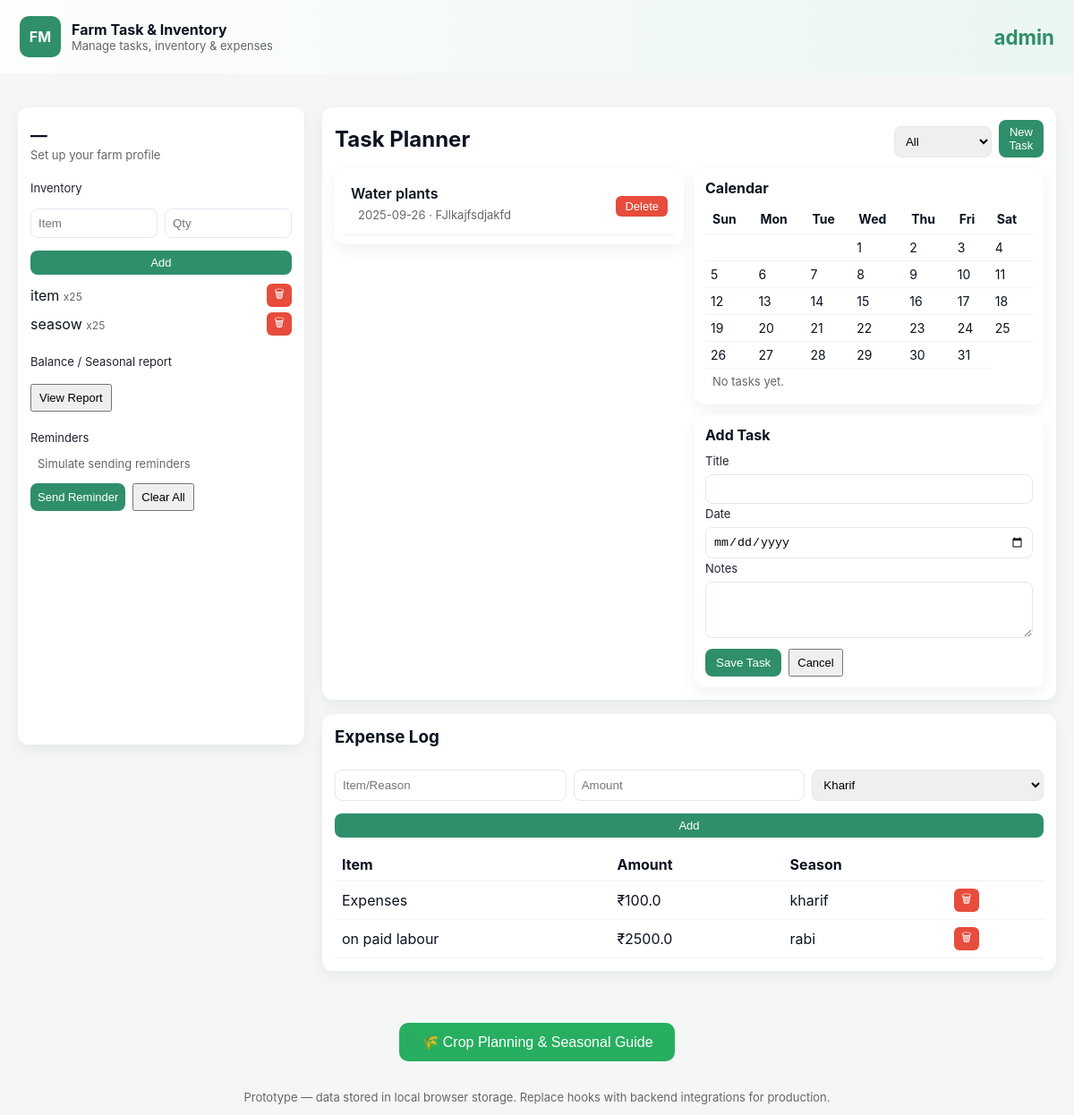
Page /dashboard (signed in) on the earlier database version.
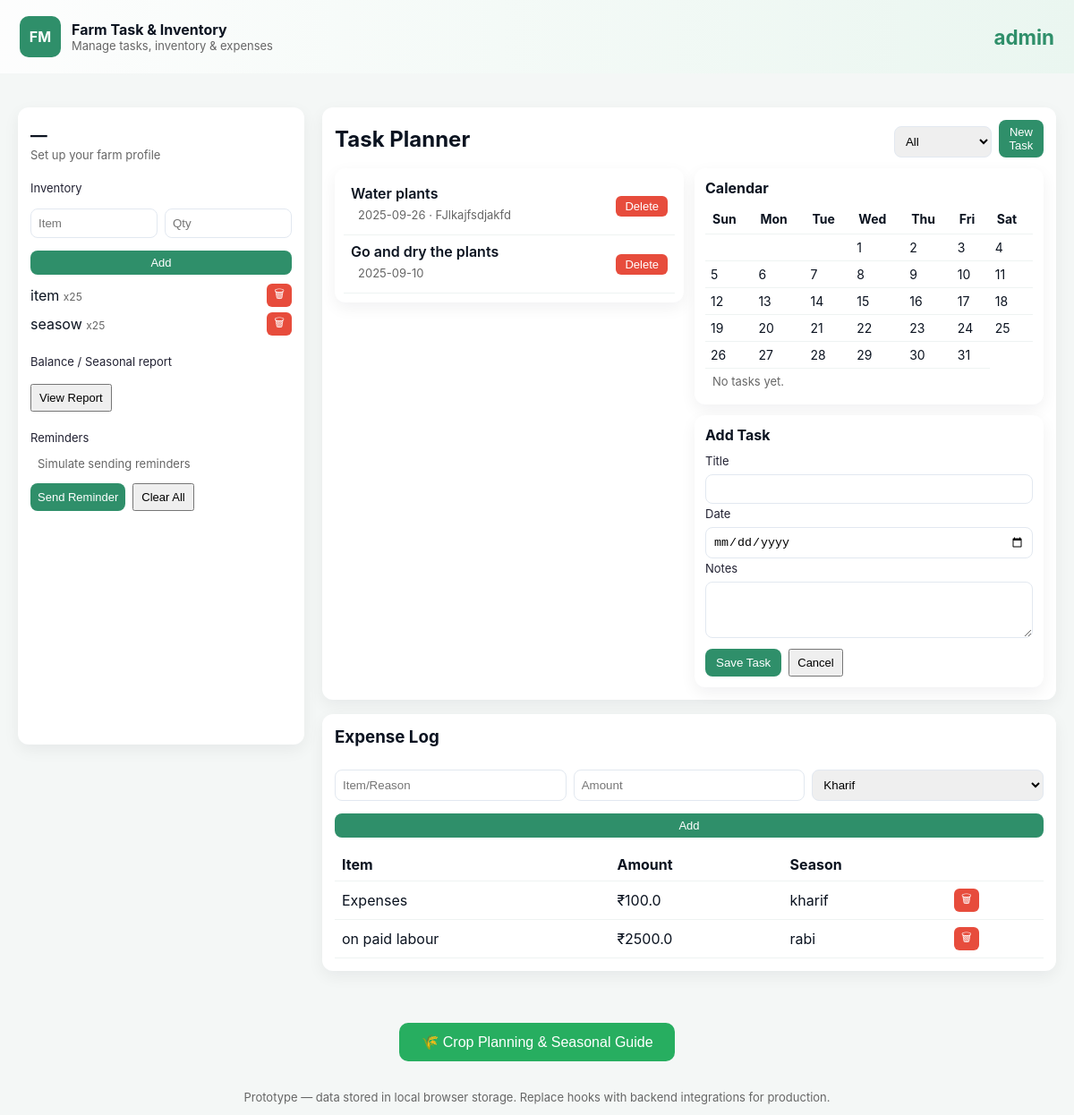
Same page on the later database version.
### app/models.py (models this page shows)
class User(db.Model):
    id = db.Column(db.Integer, primary_key=True)
    username = db.Column(db.String(80), unique=True, nullable=False)
    password = db.Column(db.String(120), nullable=False)

class Inventory(db.Model):
    id = db.Column(db.Integer, primary_key=True)
    item = db.Column(db.String(120), nullable=False)
    quantity = db.Column(db.Integer, nullable=False)
    user_id = db.Column(db.Integer, db.ForeignKey('user.id'), nullable=False)
    user = db.relationship('User', backref=db.backref('inventory', lazy=True))

class Task(db.Model):
    id = db.Column(db.Integer, primary_key=True)
    title = db.Column(db.String(200), nullable=False)
    date = db.Column(db.String(20), nullable=True)
    notes = db.Column(db.Text, nullable=True)
    user_id = db.Column(db.Integer, db.ForeignKey('user.id'), nullable=False)
    user = db.relationship('User', backref=db.backref('tasks', lazy=True))

class Expense(db.Model):
    id = db.Column(db.Integer, primary_key=True)
    item = db.Column(db.String(120), nullable=False)
    amount = db.Column(db.Float, nullable=False)
    season = db.Column(db.String(20), nullable=False)
    user_id = db.Column(db.Integer, db.ForeignKey('user.id'), nullable=False)
    user = db.relationship('User', backref=db.backref('expenses', lazy=True))

### app/routes.py (the view)
@app.route("/dashboard")
def dashboard():
    user = None
    tasks = []
    inventory = []
    expenses = []
    if "user_id" in session:
        user = User.query.get(session["user_id"])
        if user:
            tasks = Task.query.filter_by(user_id=user.id).all()
            inventory = Inventory.query.filter_by(user_id=user.id).all()
            expenses = Expense.query.filter_by(user_id=user.id).all()
            today = date.today().strftime('%Y-%m-%d')
            tasks_today = [task for task in tasks if task.date == today]
            if tasks_today:
                email_sent = send_task_reminder_email(user, tasks_today)
                if email_sent:
                    flash(f"Email notification sent! You have {len(tasks_today)} task(s) due today.", "info")
                else:
                    flash(f"You have {len(tasks_today)} task(s) due today. (Email notification failed)", "warning")
    return render_template(
        "dashboard.html",
        username=user.username if user else None,
        tasks=tasks,
        inventory=inventory,
        expenses=expenses
    )

### app/templates/dashboard.html (shortened to what this page needs)
<!doctype html>
<html lang="en">
<head>
</head>
<body>
  <header>
    <div class="brand">
      <div class="logo">FM</div>
      <div>
        <div style="font-weight:700">Farm Task & Inventory</div>
        <div class="muted">Manage tasks, inventory & expenses</div>
      </div>
    </div>
    <div style="display:flex;gap:12px;align-items:center">
      <div id="currentFarmName" style="color:#2f8f6a;font-size:1.4em;font-weight:700;">
        {% if username %}
          {{ username }}
        {% else %}
          Not signed in
        {% endif %}
      </div>
    </div>
  </header>
  <main class="container">
    <aside class="sidebar card">
      <div class="profile">
        <h3 id="farmName">—</h3>
        <div class="muted" id="farmMeta">Set up your farm profile</div>
      </div>
      <div style="margin-top:18px">
        <label>Inventory</label>
        <div style="display:flex;gap:8px;margin-top:8px;flex-direction:column;align-items:stretch">
          <div style="display:flex;gap:8px;">
            <input id="invName" placeholder="Item" />
            <input id="invQty" placeholder="Qty" />
          </div>
          <button id="newAddInv" class="btn small" style="margin-top:6px;width:100%">Add</button>
        </div>
        <div id="invList" style="margin-top:10px">
          {% if inventory and inventory|length > 0 %}
            {% for inv in inventory %}
              <div style="display:flex;justify-content:space-between;margin-top:6px;align-items:center" data-inv-id="{{ inv.id }}">
                <div>{{ inv.item }} <span class="muted" style="font-size:12px">x{{ inv.quantity }}</span></div>
                <button class="small delete-inv-btn" data-inv-id="{{ inv.id }}" style="background:#e74c3c;color:white;border:none;padding:2px 8px;border-radius:6px;cursor:pointer">🗑</button>
              </div>
            {% endfor %}
          {% else %}
            <div class="muted small">No inventory</div>
          {% endif %}
        </div>
      </div>
      <div style="margin-top:18px">
        <label>Balance / Seasonal report</label>
        <button id="exportReport" class="small" style="margin-top:8px">View Report</button>
      </div>
      <div style="margin-top:18px">
        <label>Reminders</label>
        <div class="muted small" style="margin-top:6px">Simulate sending reminders</div>
        <div style="display:flex;gap:8px;margin-top:8px">
          <button id="sendReminder" class="btn small">Send Reminder</button>
          <button id="clearData" class="small">Clear All</button>
        </div>
      </div>
    </aside>
    <section>
      <div class="card">
        <div style="display:flex;align-items:center;justify-content:space-between;gap:12px">
          <h2 style="margin:0">Task Planner</h2>
          <div style="display:flex;gap:8px;align-items:center">
            <select id="filterStatus"><option value="all">All</option><option value="pending">Pending</option><option value="done">Done</option></select>
            <button id="openTaskForm" class="btn small">New Task</button>
          </div>
        </div>
        <div style="margin-top:12px" class="grid-two">
          <div>
            <div class="calendar-list card" id="taskList" style="padding:10px">
              {% if tasks and tasks|length > 0 %}
                {% for t in tasks %}
                  <div class="task-row" data-task-id="{{ t.id }}" style="display:flex;justify-content:space-between;align-items:center;padding:8px;border-bottom:1px solid #eef3f2;">
                    <div>
                      <div style="font-weight:600">{{ t.title }}</div>
                      <div class="muted small">{{ t.date }}{% if t.notes %} · {{ t.notes }}{% endif %}</div>
                    </div>
                    <button class="small delete-task-btn" data-task-id="{{ t.id }}" style="background:#e74c3c;color:white;border:none;padding:4px 10px;border-radius:6px;cursor:pointer">Delete</button>
                  </div>
                {% endfor %}
              {% else %}
                <div class="muted">No tasks</div>
              {% endif %}
            </div>
          </div>
          <div>
            <div class="card" style="padding:12px">
              <h4 style="margin:0 0 8px 0">Calendar</h4>
              <div id="calendarContainer"></div>
              <div id="upcoming" class="muted small">No tasks yet.</div>
            </div>
            <div class="card" style="padding:12px;margin-top:12px">
              <h4 style="margin:0 0 8px 0">Add Task</h4>
              <form action="/add_task" method="post" id="addTaskForm">
                <label>Title</label>
                <input name="taskTitle" id="taskTitle" required />
                <label>Date</label>
                <input name="taskDate" id="taskDate" type="date" required />
                <label>Notes</label>
                <textarea name="taskNotes" id="taskNotes" rows="3"></textarea>
                <div style="display:flex;gap:8px;margin-top:8px">
                  <button type="submit" class="btn">Save Task</button>
                  <button type="button" id="cancelTask" class="small">Cancel</button>
                </div>
              </form>
            </div>
          </div>
        </div>
      </div>
      <div style="height:16px"></div>
      <div class="card">
        <h3 style="margin-top:0">Expense Log</h3>
        <div style="display:flex;gap:8px;margin-top:8px;flex-direction:column;align-items:stretch">
          <div style="display:flex;gap:8px;">
            <input id="expItem" placeholder="Item/Reason" />
            <input id="expAmount" placeholder="Amount" type="number" />
            <select id="expSeason"><option value="kharif">Kharif</option><option value="rabi">Rabi</option><option value="zaid">Zaid</option></select>
          </div>
          <button id="addExpense" class="btn small" style="margin-top:6px;width:100%">Add</button>
        </div>
        <div style="margin-top:12px">
          <table id="expTable"><thead><tr><th>Item</th><th>Amount</th><th>Season</th><th></th></tr></thead><tbody>
            {% if expenses and expenses|length > 0 %}
              {% for e in expenses %}
                <tr data-exp-id="{{ e.id }}">
                  <td>{{ e.item }}</td>
                  <td>₹{{ e.amount }}</td>
                  <td>{{ e.season }}</td>
                  <td><button class="small delete-exp-btn" data-exp-id="{{ e.id }}" style="background:#e74c3c;color:white;border:none;padding:2px 8px;border-radius:6px;cursor:pointer">🗑</button></td>
                </tr>
              {% endfor %}
            {% else %}
              <tr><td colspan="4" class="muted">No expenses</td></tr>
            {% endif %}
          </tbody></table>
        </div>
      </div>
    </section>
  </main>
  <div style="text-align:center;padding:20px">
    <button id="cropPlanningBtn" class="btn" style="font-size:16px;padding:12px 24px;background:#27ae60;border-radius:10px">
      🌾 Crop Planning & Seasonal Guide
    </button>
  </div>
  <footer>
    Prototype — data stored in local browser storage. Replace hooks with backend integrations for production.
  </footer>
</body>
</html>

### app/templates/dashboard.html (style rules this page uses)
:root { --accent:#2f8f6a;--muted:#666 }
* { box-sizing:border-box }
body { font-family:Inter, system-ui, Arial; margin:0;background:#f4f7f6; color:#0b1320 }
header { background:linear-gradient(90deg,#ffffffcc, #eaf6f0); padding:18px 22px; display:flex;align-items:center;justify-content:space-between;gap:16px }
.brand { display:flex;align-items:center;gap:12px }
.logo { width:46px;height:46px;border-radius:10px;background:var(--accent);display:flex;align-items:center;justify-content:center;color:white;font-weight:700 }
.container { display:grid;grid-template-columns:320px 1fr;gap:20px;padding:20px;max-width:1200px;margin:18px auto }
.card { background:white;border-radius:12px;padding:14px;box-shadow:0 6px 18px rgba(11,19,32,0.06) }
.sidebar { position:sticky;top:22px;height:calc(100vh - 88px);overflow:auto;padding-bottom:80px }
.profile h3 { margin:6px 0 2px }
.muted { color:var(--muted);font-size:13px }
.btn { background:var(--accent);color:white;padding:8px 12px;border-radius:8px;border:0;cursor:pointer }
input,select,textarea { width:100%;padding:8px;border-radius:8px;border:1px solid #e2e8f0;margin-top:6px }
label { font-size:13px;color:#223 }
.grid-two { display:grid;grid-template-columns:1fr 1fr;gap:12px }
table { width:100%;border-collapse:collapse }
th,td { padding:8px;border-bottom:1px solid #eef3f2;text-align:left }
.small { font-size:13px;padding:6px 8px }
.calendar-list { max-height:320px;overflow:auto }
footer { padding:12px;text-align:center;color:var(--muted);font-size:13px }

Differences in the rows shown:
added Task: title "Go and dry the plants", date "2025-09-10"
